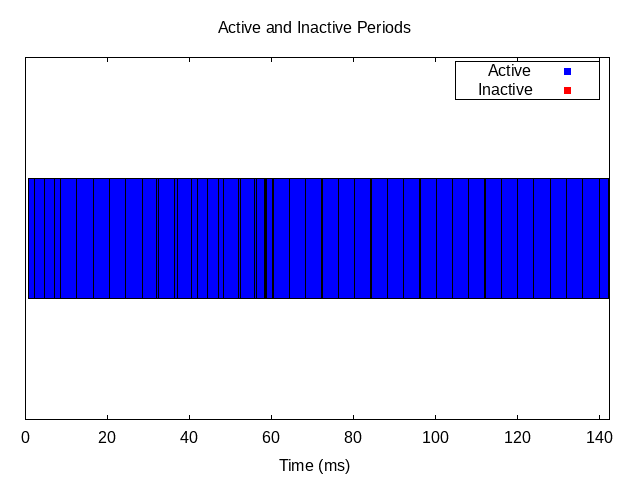

Reproduce this figure in gnuplot.
set terminal png
set output "test.png"
set title "Active and Inactive Periods"
set xlabel "Time (ms)"
unset ytics
set key box
set object 1 rect from 0.628118, 1  to 2.156853, 2 fc rgb "blue" fs solid
set object 2 rect from 2.156853, 1 to 2.170988, 2 fc rgb "red" fs solid
set object 3 rect from 2.170988, 1  to 4.5795010000000005, 2 fc rgb "blue" fs solid
set object 4 rect from 4.5795010000000005, 1 to 4.5845, 2 fc rgb "red" fs solid
set object 5 rect from 4.5845, 1  to 7.126581, 2 fc rgb "blue" fs solid
set object 6 rect from 7.126581, 1 to 7.141566, 2 fc rgb "red" fs solid
set object 7 rect from 7.141566, 1  to 8.557905, 2 fc rgb "blue" fs solid
set object 8 rect from 8.557905, 1 to 8.562572, 2 fc rgb "red" fs solid
set object 9 rect from 8.562572, 1  to 12.536332, 2 fc rgb "blue" fs solid
set object 10 rect from 12.536332, 1 to 12.540821, 2 fc rgb "red" fs solid
set object 11 rect from 12.540821, 1  to 16.514723, 2 fc rgb "blue" fs solid
set object 12 rect from 16.514723, 1 to 16.519109, 2 fc rgb "red" fs solid
set object 13 rect from 16.519109, 1  to 20.493152000000002, 2 fc rgb "blue" fs solid
set object 14 rect from 20.493152000000002, 1 to 20.497541000000002, 2 fc rgb "red" fs solid
set object 15 rect from 20.497541000000002, 1  to 24.471567, 2 fc rgb "blue" fs solid
set object 16 rect from 24.471567, 1 to 24.475952, 2 fc rgb "red" fs solid
set object 17 rect from 24.475952, 1  to 28.449938, 2 fc rgb "blue" fs solid
set object 18 rect from 28.449938, 1 to 28.454255, 2 fc rgb "red" fs solid
set object 19 rect from 28.454255, 1  to 31.976737, 2 fc rgb "blue" fs solid
set object 20 rect from 31.976737, 1 to 31.991567, 2 fc rgb "red" fs solid
set object 21 rect from 31.991567, 1  to 32.428372, 2 fc rgb "blue" fs solid
set object 22 rect from 32.428372, 1 to 32.431707, 2 fc rgb "red" fs solid
set object 23 rect from 32.431707, 1  to 36.406748, 2 fc rgb "blue" fs solid
set object 24 rect from 36.406748, 1 to 36.409989, 2 fc rgb "red" fs solid
set object 25 rect from 36.409989, 1  to 36.95540200000001, 2 fc rgb "blue" fs solid
set object 26 rect from 36.95540200000001, 1 to 36.96939700000001, 2 fc rgb "red" fs solid
set object 27 rect from 36.96939700000001, 1  to 40.38517600000001, 2 fc rgb "blue" fs solid
set object 28 rect from 40.38517600000001, 1 to 40.38777300000001, 2 fc rgb "red" fs solid
set object 29 rect from 40.38777300000001, 1  to 41.91417700000001, 2 fc rgb "blue" fs solid
set object 30 rect from 41.91417700000001, 1 to 41.92779000000001, 2 fc rgb "red" fs solid
set object 31 rect from 41.92779000000001, 1  to 44.36359000000001, 2 fc rgb "blue" fs solid
set object 32 rect from 44.36359000000001, 1 to 44.36572300000001, 2 fc rgb "red" fs solid
set object 33 rect from 44.36572300000001, 1  to 46.92693100000001, 2 fc rgb "blue" fs solid
set object 34 rect from 46.92693100000001, 1 to 46.94038000000001, 2 fc rgb "red" fs solid
set object 35 rect from 46.94038000000001, 1  to 48.34197900000001, 2 fc rgb "blue" fs solid
set object 36 rect from 48.34197900000001, 1 to 48.34384400000001, 2 fc rgb "red" fs solid
set object 37 rect from 48.34384400000001, 1  to 51.89172300000001, 2 fc rgb "blue" fs solid
set object 38 rect from 51.89172300000001, 1 to 51.90457300000001, 2 fc rgb "red" fs solid
set object 39 rect from 51.90457300000001, 1  to 52.320400000000014, 2 fc rgb "blue" fs solid
set object 40 rect from 52.320400000000014, 1 to 52.322167000000015, 2 fc rgb "red" fs solid
set object 41 rect from 52.322167000000015, 1  to 55.902349000000015, 2 fc rgb "blue" fs solid
set object 42 rect from 55.902349000000015, 1 to 55.91493300000001, 2 fc rgb "red" fs solid
set object 43 rect from 55.91493300000001, 1  to 56.29878100000001, 2 fc rgb "blue" fs solid
set object 44 rect from 56.29878100000001, 1 to 56.300300000000014, 2 fc rgb "red" fs solid
set object 45 rect from 56.300300000000014, 1  to 56.319814000000015, 2 fc rgb "blue" fs solid
set object 46 rect from 56.319814000000015, 1 to 56.34095300000001, 2 fc rgb "red" fs solid
set object 47 rect from 56.34095300000001, 1  to 56.37227700000001, 2 fc rgb "blue" fs solid
set object 48 rect from 56.37227700000001, 1 to 56.384729000000014, 2 fc rgb "red" fs solid
set object 49 rect from 56.384729000000014, 1  to 58.36279200000001, 2 fc rgb "blue" fs solid
set object 50 rect from 58.36279200000001, 1 to 58.378242000000014, 2 fc rgb "red" fs solid
set object 51 rect from 58.378242000000014, 1  to 58.51782100000001, 2 fc rgb "blue" fs solid
set object 52 rect from 58.51782100000001, 1 to 58.530276000000015, 2 fc rgb "red" fs solid
set object 53 rect from 58.530276000000015, 1  to 58.539462000000015, 2 fc rgb "blue" fs solid
set object 54 rect from 58.539462000000015, 1 to 58.554986000000014, 2 fc rgb "red" fs solid
set object 55 rect from 58.554986000000014, 1  to 58.564076000000014, 2 fc rgb "blue" fs solid
set object 56 rect from 58.564076000000014, 1 to 58.576498000000015, 2 fc rgb "red" fs solid
set object 57 rect from 58.576498000000015, 1  to 58.594526000000016, 2 fc rgb "blue" fs solid
set object 58 rect from 58.594526000000016, 1 to 58.60934200000002, 2 fc rgb "red" fs solid
set object 59 rect from 58.60934200000002, 1  to 58.70133000000002, 2 fc rgb "blue" fs solid
set object 60 rect from 58.70133000000002, 1 to 58.71425200000002, 2 fc rgb "red" fs solid
set object 61 rect from 58.71425200000002, 1  to 58.75279700000002, 2 fc rgb "blue" fs solid
set object 62 rect from 58.75279700000002, 1 to 58.76530500000002, 2 fc rgb "red" fs solid
set object 63 rect from 58.76530500000002, 1  to 58.78354800000002, 2 fc rgb "blue" fs solid
set object 64 rect from 58.78354800000002, 1 to 58.79796600000002, 2 fc rgb "red" fs solid
set object 65 rect from 58.79796600000002, 1  to 58.814822000000014, 2 fc rgb "blue" fs solid
set object 66 rect from 58.814822000000014, 1 to 58.82730200000001, 2 fc rgb "red" fs solid
set object 67 rect from 58.82730200000001, 1  to 60.27720500000001, 2 fc rgb "blue" fs solid
set object 68 rect from 60.27720500000001, 1 to 60.27852400000001, 2 fc rgb "red" fs solid
set object 69 rect from 60.27852400000001, 1  to 60.30616300000001, 2 fc rgb "blue" fs solid
set object 70 rect from 60.30616300000001, 1 to 60.32899600000001, 2 fc rgb "red" fs solid
set object 71 rect from 60.32899600000001, 1  to 60.34140700000001, 2 fc rgb "blue" fs solid
set object 72 rect from 60.34140700000001, 1 to 60.35424600000001, 2 fc rgb "red" fs solid
set object 73 rect from 60.35424600000001, 1  to 60.36336800000001, 2 fc rgb "blue" fs solid
set object 74 rect from 60.36336800000001, 1 to 60.375904000000006, 2 fc rgb "red" fs solid
set object 75 rect from 60.375904000000006, 1  to 64.25558600000001, 2 fc rgb "blue" fs solid
set object 76 rect from 64.25558600000001, 1 to 64.25682200000001, 2 fc rgb "red" fs solid
set object 77 rect from 64.25682200000001, 1  to 64.27919000000001, 2 fc rgb "blue" fs solid
set object 78 rect from 64.27919000000001, 1 to 64.29919600000001, 2 fc rgb "red" fs solid
set object 79 rect from 64.29919600000001, 1  to 64.314294, 2 fc rgb "blue" fs solid
set object 80 rect from 64.314294, 1 to 64.326706, 2 fc rgb "red" fs solid
set object 81 rect from 64.326706, 1  to 64.335868, 2 fc rgb "blue" fs solid
set object 82 rect from 64.335868, 1 to 64.348527, 2 fc rgb "red" fs solid
set object 83 rect from 64.348527, 1  to 68.23401100000001, 2 fc rgb "blue" fs solid
set object 84 rect from 68.23401100000001, 1 to 68.23521400000001, 2 fc rgb "red" fs solid
set object 85 rect from 68.23521400000001, 1  to 68.26408800000002, 2 fc rgb "blue" fs solid
set object 86 rect from 68.26408800000002, 1 to 68.28717100000001, 2 fc rgb "red" fs solid
set object 87 rect from 68.28717100000001, 1  to 68.29891100000002, 2 fc rgb "blue" fs solid
set object 88 rect from 68.29891100000002, 1 to 68.31152900000002, 2 fc rgb "red" fs solid
set object 89 rect from 68.31152900000002, 1  to 68.32066000000002, 2 fc rgb "blue" fs solid
set object 90 rect from 68.32066000000002, 1 to 68.33341500000002, 2 fc rgb "red" fs solid
set object 91 rect from 68.33341500000002, 1  to 72.21243000000001, 2 fc rgb "blue" fs solid
set object 92 rect from 72.21243000000001, 1 to 72.21361700000001, 2 fc rgb "red" fs solid
set object 93 rect from 72.21361700000001, 1  to 72.23939700000001, 2 fc rgb "blue" fs solid
set object 94 rect from 72.23939700000001, 1 to 72.25930900000002, 2 fc rgb "red" fs solid
set object 95 rect from 72.25930900000002, 1  to 72.27206000000001, 2 fc rgb "blue" fs solid
set object 96 rect from 72.27206000000001, 1 to 72.28503200000002, 2 fc rgb "red" fs solid
set object 97 rect from 72.28503200000002, 1  to 72.29415900000002, 2 fc rgb "blue" fs solid
set object 98 rect from 72.29415900000002, 1 to 72.30670000000002, 2 fc rgb "red" fs solid
set object 99 rect from 72.30670000000002, 1  to 76.19081500000001, 2 fc rgb "blue" fs solid
set object 100 rect from 76.19081500000001, 1 to 76.19199900000001, 2 fc rgb "red" fs solid
set object 101 rect from 76.19199900000001, 1  to 76.21998300000001, 2 fc rgb "blue" fs solid
set object 102 rect from 76.21998300000001, 1 to 76.24285300000001, 2 fc rgb "red" fs solid
set object 103 rect from 76.24285300000001, 1  to 76.25782600000001, 2 fc rgb "blue" fs solid
set object 104 rect from 76.25782600000001, 1 to 76.270532, 2 fc rgb "red" fs solid
set object 105 rect from 76.270532, 1  to 76.27962600000001, 2 fc rgb "blue" fs solid
set object 106 rect from 76.27962600000001, 1 to 76.29229900000001, 2 fc rgb "red" fs solid
set object 107 rect from 76.29229900000001, 1  to 80.169238, 2 fc rgb "blue" fs solid
set object 108 rect from 80.169238, 1 to 80.17036800000001, 2 fc rgb "red" fs solid
set object 109 rect from 80.17036800000001, 1  to 80.19364300000001, 2 fc rgb "blue" fs solid
set object 110 rect from 80.19364300000001, 1 to 80.21364500000001, 2 fc rgb "red" fs solid
set object 111 rect from 80.21364500000001, 1  to 80.23640200000001, 2 fc rgb "blue" fs solid
set object 112 rect from 80.23640200000001, 1 to 80.24912000000002, 2 fc rgb "red" fs solid
set object 113 rect from 80.24912000000002, 1  to 80.25817800000002, 2 fc rgb "blue" fs solid
set object 114 rect from 80.25817800000002, 1 to 80.27083800000001, 2 fc rgb "red" fs solid
set object 115 rect from 80.27083800000001, 1  to 84.147619, 2 fc rgb "blue" fs solid
set object 116 rect from 84.147619, 1 to 84.14873100000001, 2 fc rgb "red" fs solid
set object 117 rect from 84.14873100000001, 1  to 84.17685700000001, 2 fc rgb "blue" fs solid
set object 118 rect from 84.17685700000001, 1 to 84.19969700000001, 2 fc rgb "red" fs solid
set object 119 rect from 84.19969700000001, 1  to 84.21471400000001, 2 fc rgb "blue" fs solid
set object 120 rect from 84.21471400000001, 1 to 84.22737800000002, 2 fc rgb "red" fs solid
set object 121 rect from 84.22737800000002, 1  to 84.23642600000002, 2 fc rgb "blue" fs solid
set object 122 rect from 84.23642600000002, 1 to 84.24909100000002, 2 fc rgb "red" fs solid
set object 123 rect from 84.24909100000002, 1  to 88.12603500000002, 2 fc rgb "blue" fs solid
set object 124 rect from 88.12603500000002, 1 to 88.12722900000001, 2 fc rgb "red" fs solid
set object 125 rect from 88.12722900000001, 1  to 88.15051100000001, 2 fc rgb "blue" fs solid
set object 126 rect from 88.15051100000001, 1 to 88.17065300000002, 2 fc rgb "red" fs solid
set object 127 rect from 88.17065300000002, 1  to 88.19619100000001, 2 fc rgb "blue" fs solid
set object 128 rect from 88.19619100000001, 1 to 88.20879500000001, 2 fc rgb "red" fs solid
set object 129 rect from 88.20879500000001, 1  to 88.21787900000001, 2 fc rgb "blue" fs solid
set object 130 rect from 88.21787900000001, 1 to 88.23066500000002, 2 fc rgb "red" fs solid
set object 131 rect from 88.23066500000002, 1  to 92.10445600000001, 2 fc rgb "blue" fs solid
set object 132 rect from 92.10445600000001, 1 to 92.10567600000002, 2 fc rgb "red" fs solid
set object 133 rect from 92.10567600000002, 1  to 92.13338100000001, 2 fc rgb "blue" fs solid
set object 134 rect from 92.13338100000001, 1 to 92.15620700000001, 2 fc rgb "red" fs solid
set object 135 rect from 92.15620700000001, 1  to 92.17081, 2 fc rgb "blue" fs solid
set object 136 rect from 92.17081, 1 to 92.18346100000001, 2 fc rgb "red" fs solid
set object 137 rect from 92.18346100000001, 1  to 92.192537, 2 fc rgb "blue" fs solid
set object 138 rect from 92.192537, 1 to 92.205108, 2 fc rgb "red" fs solid
set object 139 rect from 92.205108, 1  to 96.08283999999999, 2 fc rgb "blue" fs solid
set object 140 rect from 96.08283999999999, 1 to 96.08403499999999, 2 fc rgb "red" fs solid
set object 141 rect from 96.08403499999999, 1  to 96.10728899999998, 2 fc rgb "blue" fs solid
set object 142 rect from 96.10728899999998, 1 to 96.12721499999998, 2 fc rgb "red" fs solid
set object 143 rect from 96.12721499999998, 1  to 96.13952099999997, 2 fc rgb "blue" fs solid
set object 144 rect from 96.13952099999997, 1 to 96.15236399999998, 2 fc rgb "red" fs solid
set object 145 rect from 96.15236399999998, 1  to 96.18359599999998, 2 fc rgb "blue" fs solid
set object 146 rect from 96.18359599999998, 1 to 96.19629099999997, 2 fc rgb "red" fs solid
set object 147 rect from 96.19629099999997, 1  to 100.06126099999997, 2 fc rgb "blue" fs solid
set object 148 rect from 100.06126099999997, 1 to 100.06245699999997, 2 fc rgb "red" fs solid
set object 149 rect from 100.06245699999997, 1  to 100.08635999999997, 2 fc rgb "blue" fs solid
set object 150 rect from 100.08635999999997, 1 to 100.10625599999997, 2 fc rgb "red" fs solid
set object 151 rect from 100.10625599999997, 1  to 100.13240399999998, 2 fc rgb "blue" fs solid
set object 152 rect from 100.13240399999998, 1 to 100.14521099999997, 2 fc rgb "red" fs solid
set object 153 rect from 100.14521099999997, 1  to 100.15422399999997, 2 fc rgb "blue" fs solid
set object 154 rect from 100.15422399999997, 1 to 100.16692399999997, 2 fc rgb "red" fs solid
set object 155 rect from 100.16692399999997, 1  to 104.03968799999997, 2 fc rgb "blue" fs solid
set object 156 rect from 104.03968799999997, 1 to 104.04089199999997, 2 fc rgb "red" fs solid
set object 157 rect from 104.04089199999997, 1  to 104.06014999999996, 2 fc rgb "blue" fs solid
set object 158 rect from 104.06014999999996, 1 to 104.07473099999997, 2 fc rgb "red" fs solid
set object 159 rect from 104.07473099999997, 1  to 104.09028499999997, 2 fc rgb "blue" fs solid
set object 160 rect from 104.09028499999997, 1 to 104.10308099999996, 2 fc rgb "red" fs solid
set object 161 rect from 104.10308099999996, 1  to 108.01806999999997, 2 fc rgb "blue" fs solid
set object 162 rect from 108.01806999999997, 1 to 108.01930299999997, 2 fc rgb "red" fs solid
set object 163 rect from 108.01930299999997, 1  to 108.04081699999996, 2 fc rgb "blue" fs solid
set object 164 rect from 108.04081699999996, 1 to 108.05548199999996, 2 fc rgb "red" fs solid
set object 165 rect from 108.05548199999996, 1  to 108.06701699999995, 2 fc rgb "blue" fs solid
set object 166 rect from 108.06701699999995, 1 to 108.07951699999995, 2 fc rgb "red" fs solid
set object 167 rect from 108.07951699999995, 1  to 111.99649399999996, 2 fc rgb "blue" fs solid
set object 168 rect from 111.99649399999996, 1 to 111.99768699999996, 2 fc rgb "red" fs solid
set object 169 rect from 111.99768699999996, 1  to 112.01910799999996, 2 fc rgb "blue" fs solid
set object 170 rect from 112.01910799999996, 1 to 112.03373499999996, 2 fc rgb "red" fs solid
set object 171 rect from 112.03373499999996, 1  to 112.05133599999996, 2 fc rgb "blue" fs solid
set object 172 rect from 112.05133599999996, 1 to 112.06394399999996, 2 fc rgb "red" fs solid
set object 173 rect from 112.06394399999996, 1  to 115.97491599999996, 2 fc rgb "blue" fs solid
set object 174 rect from 115.97491599999996, 1 to 115.97613699999997, 2 fc rgb "red" fs solid
set object 175 rect from 115.97613699999997, 1  to 115.99495299999997, 2 fc rgb "blue" fs solid
set object 176 rect from 115.99495299999997, 1 to 116.00950699999997, 2 fc rgb "red" fs solid
set object 177 rect from 116.00950699999997, 1  to 116.02178799999997, 2 fc rgb "blue" fs solid
set object 178 rect from 116.02178799999997, 1 to 116.03436299999997, 2 fc rgb "red" fs solid
set object 179 rect from 116.03436299999997, 1  to 119.95329599999997, 2 fc rgb "blue" fs solid
set object 180 rect from 119.95329599999997, 1 to 119.95446199999996, 2 fc rgb "red" fs solid
set object 181 rect from 119.95446199999996, 1  to 119.97752499999996, 2 fc rgb "blue" fs solid
set object 182 rect from 119.97752499999996, 1 to 119.99224299999996, 2 fc rgb "red" fs solid
set object 183 rect from 119.99224299999996, 1  to 120.00787499999996, 2 fc rgb "blue" fs solid
set object 184 rect from 120.00787499999996, 1 to 120.02074799999995, 2 fc rgb "red" fs solid
set object 185 rect from 120.02074799999995, 1  to 123.93172099999995, 2 fc rgb "blue" fs solid
set object 186 rect from 123.93172099999995, 1 to 123.93293299999995, 2 fc rgb "red" fs solid
set object 187 rect from 123.93293299999995, 1  to 127.91009699999995, 2 fc rgb "blue" fs solid
set object 188 rect from 127.91009699999995, 1 to 127.91120499999995, 2 fc rgb "red" fs solid
set object 189 rect from 127.91120499999995, 1  to 131.88852099999994, 2 fc rgb "blue" fs solid
set object 190 rect from 131.88852099999994, 1 to 131.88960999999995, 2 fc rgb "red" fs solid
set object 191 rect from 131.88960999999995, 1  to 135.86694699999995, 2 fc rgb "blue" fs solid
set object 192 rect from 135.86694699999995, 1 to 135.86802199999994, 2 fc rgb "red" fs solid
set object 193 rect from 135.86802199999994, 1  to 139.84532299999995, 2 fc rgb "blue" fs solid
set object 194 rect from 139.84532299999995, 1 to 139.84639099999995, 2 fc rgb "red" fs solid
set object 195 rect from 139.84639099999995, 1  to 142.00539699999996, 2 fc rgb "blue" fs solid
set object 196 rect from 142.00539699999996, 1 to 142.02010799999996, 2 fc rgb "red" fs solid
set object 197 rect from 142.02010799999996, 1  to 142.33656799999997, 2 fc rgb "blue" fs solid
set object 198 rect from 142.33656799999997, 1 to 142.34914999999998, 2 fc rgb "red" fs solid
plot [0:142.34914999999995] [0:3] 0 notitle, NaN with points pt 5 lc rgb "blue" title "Active", NaN with points pt 5 lc rgb "red" title "Inactive"